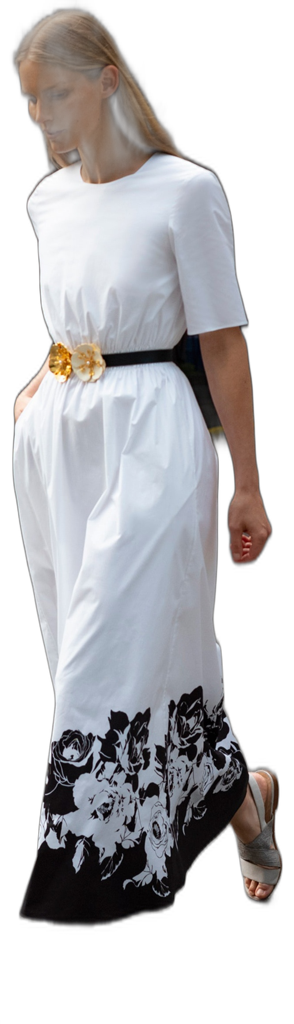
#> input picture selected_brands_2021_yolo_crop_rembg_resize/adam-lippes_2021_spring_10.out.png, 294 x 1024 px; its folder holds only this picture in this run
$ jupyter execute 500_color_extract.ipynb
#> lines starting #> are read from the running program, lines starting #| are printed output that depends on the picture
In this notebook, I am going to extract the domain colors from each image, put them into a dataframe for modeling later.

[cell 1]
import cv2
import numpy as np
from PIL import Image
import pandas as pd
import matplotlib.pyplot as plt
import os
from glob import glob
import colorsys

[cell 2]
# make a function to get the top 4 color for each pic into a dataframe

# take in 2 parameters, folder path and number of colors
def color_df(folder_path,num_colors):

    # create an empty dataframe
#> called with num_colors = 5
    rgba_df=pd.DataFrame()
    # get all the picture path inside of the folder
    filenames = glob('{}/*'.format(folder_path))

    for filename in filenames:
        # read each image
        image = Image.open(filename)
#> image is the input picture: PIL image 294x1024 RGBA; mean R, G, B, A 82.3, 80.6, 82.4, 139
        # Returns a converted copy of this image, map to a palette
        result = image.convert('P',palette=Image.ADAPTIVE,colors=num_colors)
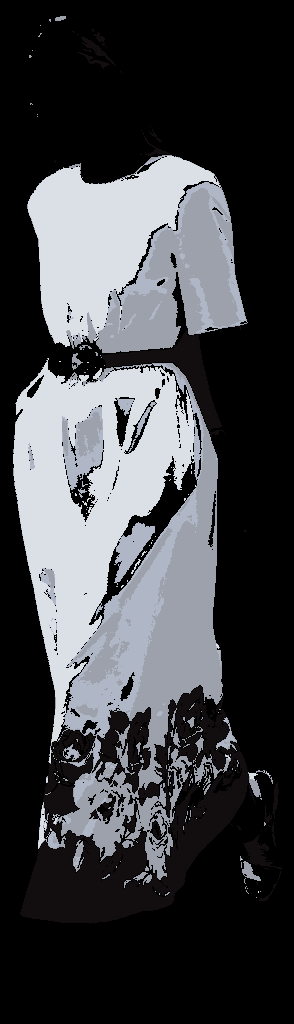
#> result: PIL image 294x1024 P; mean R, G, B 64.4, 65.8, 69
        # convert the image to RGBA
        result = result.convert('RGBA')
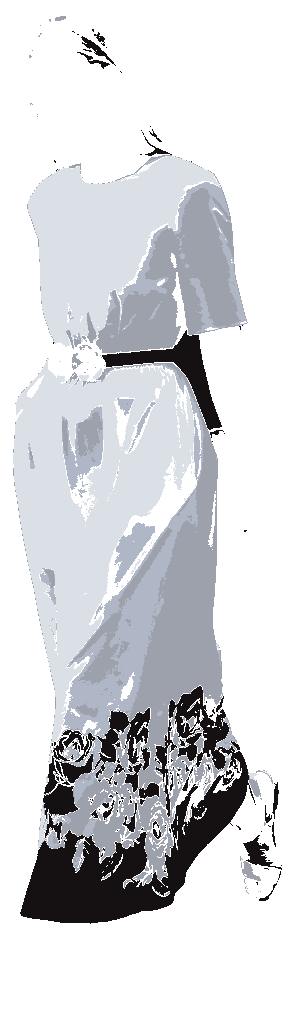
#> result: PIL image 294x1024 RGBA; mean R, G, B, A 64.4, 65.8, 69, 104.8; transparent parts drawn white
        # get colors
        main_colors = result.getcolors()
#> main_colors = [(15615, (175, 183, 198, 254)), (36432, (157, 161, 172, 253)), (47902, (219, 224, 230, 253)), (24913, (18, 14, 16, 251)), (176194, (0, 0, 0, 0))]
        # delete the backround color, when the transparence is less than 100
        main_colors = [(count,(r,g,b,a)) for (count,(r,g,b,a)) in main_colors if a > 100]
#> main_colors = [(15615, (175, 183, 198, 254)), (36432, (157, 161, 172, 253)), (47902, (219, 224, 230, 253)), (24913, (18, 14, 16, 251))]

        # take out count
        color_list=[]
        for i in range(0,len(main_colors)):
            color_list.append(main_colors[i][1])
#> this loop made 4 passes
#> after the loop, color_list = [(175, 183, 198, 254), (157, 161, 172, 253), (219, 224, 230, 253), (18, 14, 16, 251)]

        # make a df with rgba only
        df = pd.DataFrame(color_list,columns=['r','g','b','a'])
#> df = table of 4 rows and 4 columns

        # insert brand, year, season, num for each color
        df.insert(0,'brand',os.path.basename(filename).split('_')[0])
        df.insert(1,'year',os.path.basename(filename).split('_')[1])
        df.insert(2,'season',os.path.basename(filename).split('_')[2])
        df.insert(3,'num',os.path.basename(filename).split('_')[3])
        df['num']=df['num'].str.extract('(\d+)').astype(int)

        # concat with originial df
        rgba_df=pd.concat([rgba_df,df])
#> rgba_df = table of 4 rows and 8 columns

        # from previous step, all the indexs are 1s, reset the index
        rgba_df.reset_index(drop=True,inplace=True)

    return rgba_df

[cell 3]
folder_path='./selected_brands_2021_yolo_crop_rembg_resize/'
num_colors=5
df = color_df(folder_path,num_colors)
#> df = table of 4 rows and 8 columns

[cell 4]
df.tail()
#> Out = table of 4 rows and 8 columns

[cell 5]
df.info()
#> (printed output is left out)

$ run again, on selected_brands_2021_yolo_crop_rembg_resize/bevza_2021_fall_4.out.png
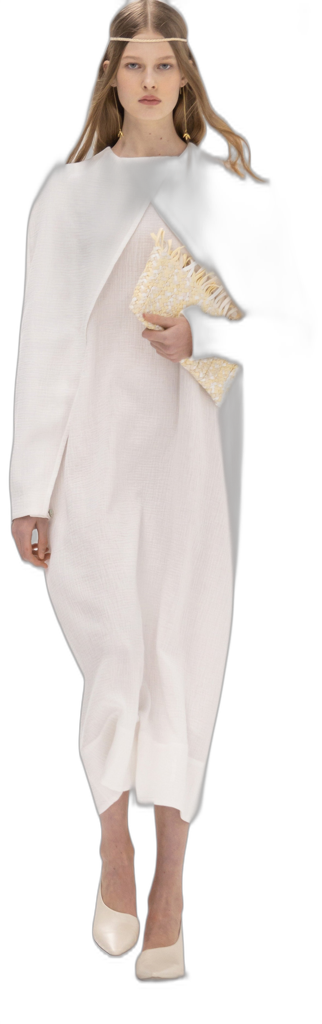
#> input picture selected_brands_2021_yolo_crop_rembg_resize/bevza_2021_fall_4.out.png, 322 x 1024 px
#> in color_df, image is the input picture: PIL image 322x1024 RGBA; mean R, G, B, A 90.7, 84.7, 81.5, 108.1
#> in color_df, `result = image.convert('P',palette=Image.ADAPTIVE,colors=num_colors)`:
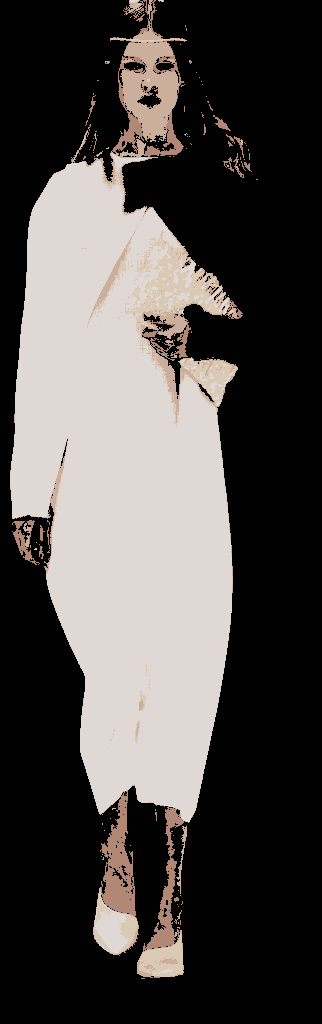
#> result: PIL image 322x1024 P; mean R, G, B 79.8, 75.5, 73.3
#> in color_df, `result = result.convert('RGBA')`:
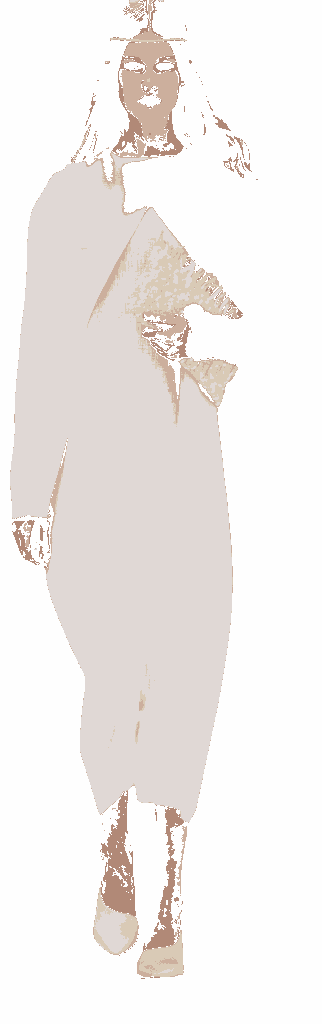
#> result: PIL image 322x1024 RGBA; mean R, G, B, A 79.8, 75.5, 73.3, 91.2; transparent parts drawn white
#> in color_df, `main_colors = result.getcolors()`: main_colors = [(7235, (217, 201, 181, 250)), (210641, (1, 1, 1, 1)), (96312, (224, 216, 213, 251)), (8131, (203, 174, 155, 249)), (7409, (176, 136, 117, 251))]
#> in color_df, `main_colors = [(count,(r,g,b,a)) for (count,(r,g,b,a)) in main_colors ..`: main_colors = [(7235, (217, 201, 181, 250)), (96312, (224, 216, 213, 251)), (8131, (203, 174, 155, 249)), (7409, (176, 136, 117, 251))]
#> the loop in color_df, `for i in range(0,len(main_colors)):` made 4 passes
#> after the loop in color_df, `for i in range(0,len(main_colors)):`: color_list = [(217, 201, 181, 250), (224, 216, 213, 251), (203, 174, 155, 249), (176, 136, 117, 251)]
#> in color_df, `df = pd.DataFrame(color_list,columns=['r','g','b','a'])`: df = table of 4 rows and 4 columns
#> rgba_df = table of 4 rows and 8 columns
#> (printed output is left out)

$ run again, on selected_brands_2021_yolo_crop_rembg_resize/adam-lippes_2021_spring_14.out.png
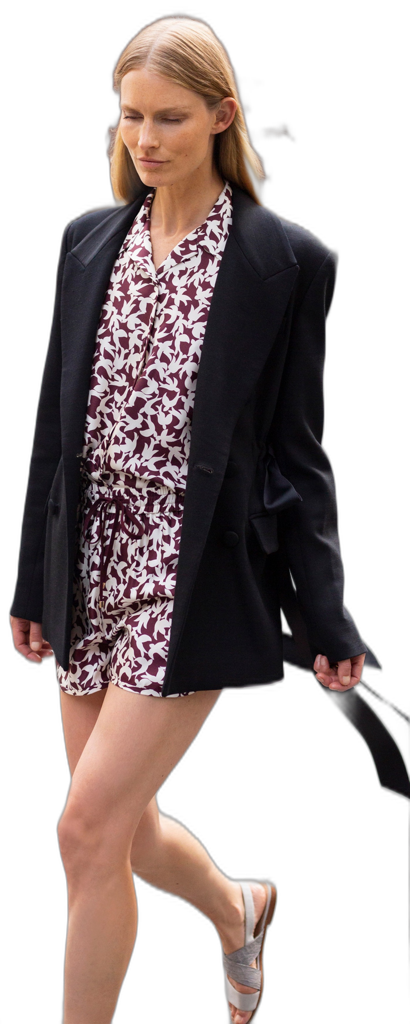
#> input picture selected_brands_2021_yolo_crop_rembg_resize/adam-lippes_2021_spring_14.out.png, 410 x 1024 px
#> in color_df, image is the input picture: PIL image 410x1024 RGBA; mean R, G, B, A 50.2, 39.2, 38, 126.2
#> in color_df, `result = image.convert('P',palette=Image.ADAPTIVE,colors=num_colors)`:
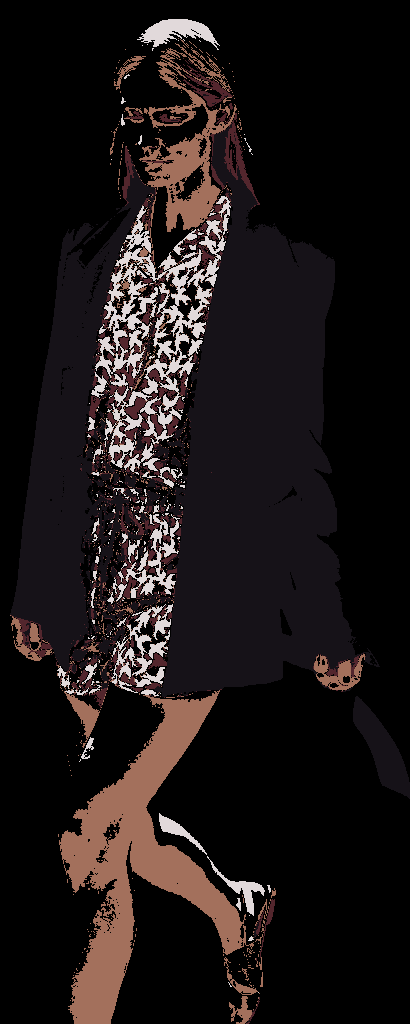
#> result: PIL image 410x1024 P; mean R, G, B 28.3, 22.1, 22.2
#> in color_df, `result = result.convert('RGBA')`:
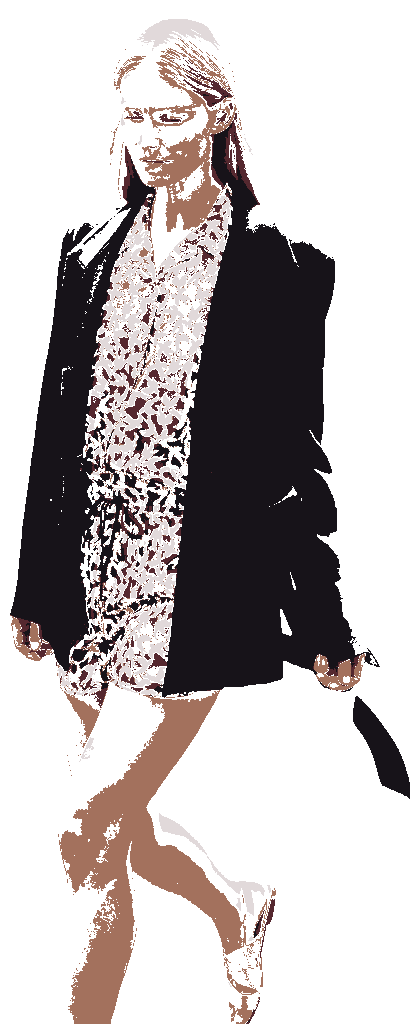
#> result: PIL image 410x1024 RGBA; mean R, G, B, A 28.3, 22.1, 22.2, 93.1; transparent parts drawn white
#> in color_df, `main_colors = result.getcolors()`: main_colors = [(16702, (225, 217, 218, 253)), (31768, (163, 112, 92, 253)), (9886, (83, 38, 45, 252)), (96203, (22, 18, 24, 253)), (265281, (0, 0, 0, 0))]
#> in color_df, `main_colors = [(count,(r,g,b,a)) for (count,(r,g,b,a)) in main_colors ..`: main_colors = [(16702, (225, 217, 218, 253)), (31768, (163, 112, 92, 253)), (9886, (83, 38, 45, 252)), (96203, (22, 18, 24, 253))]
#> the loop in color_df, `for i in range(0,len(main_colors)):` made 4 passes
#> after the loop in color_df, `for i in range(0,len(main_colors)):`: color_list = [(225, 217, 218, 253), (163, 112, 92, 253), (83, 38, 45, 252), (22, 18, 24, 253)]
#> in color_df, `df = pd.DataFrame(color_list,columns=['r','g','b','a'])`: df = table of 4 rows and 4 columns
#> rgba_df = table of 4 rows and 8 columns
#> (printed output is left out)
